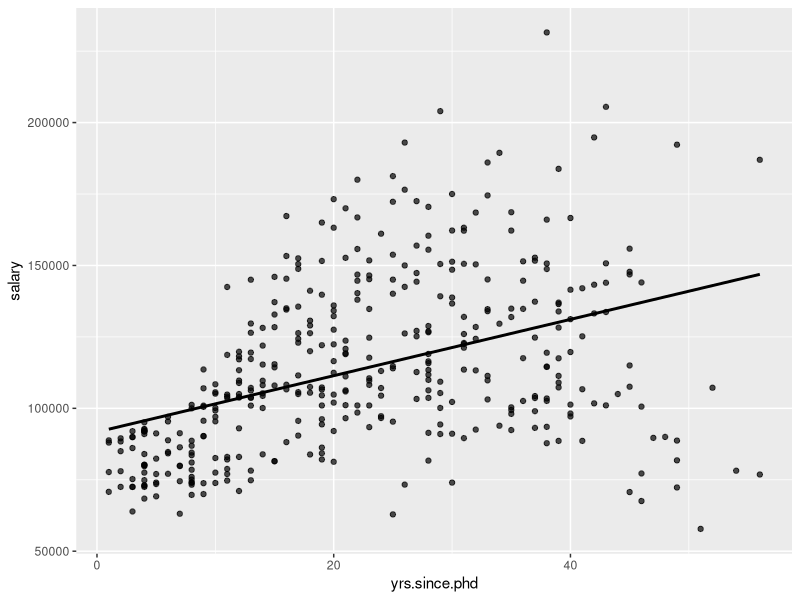
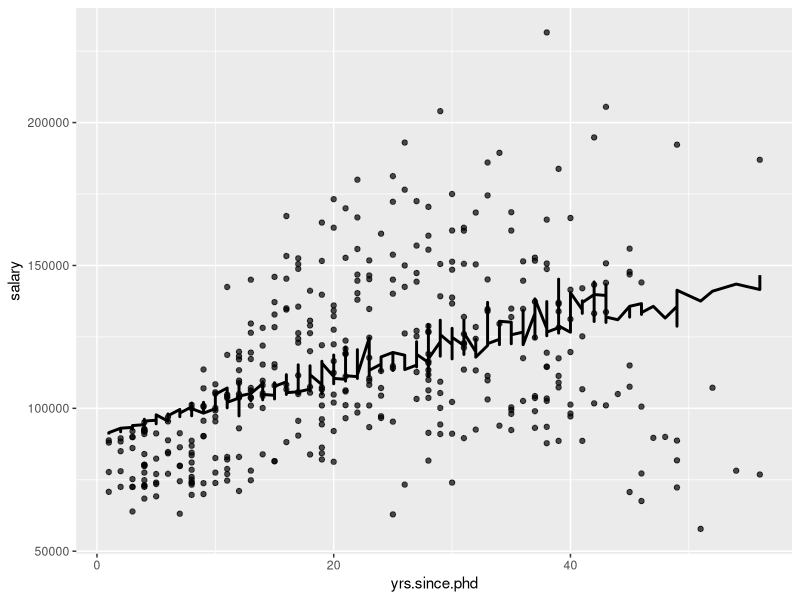
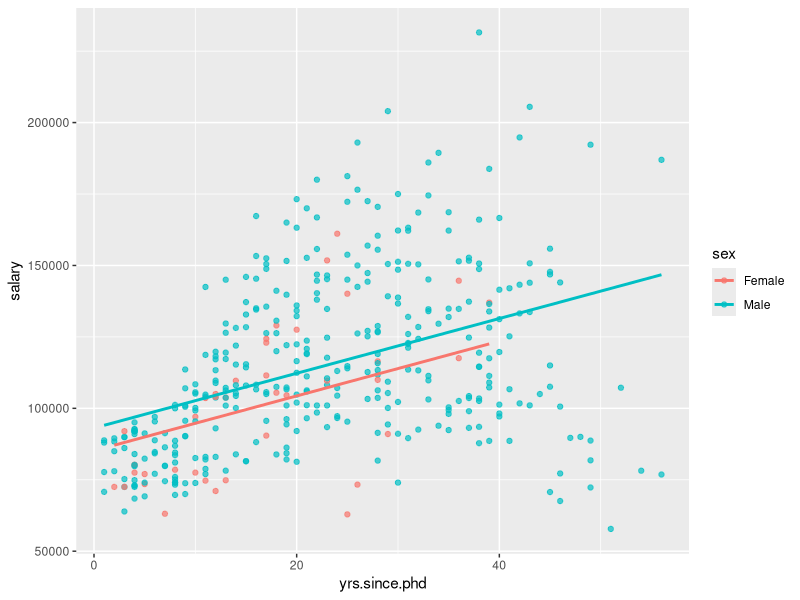
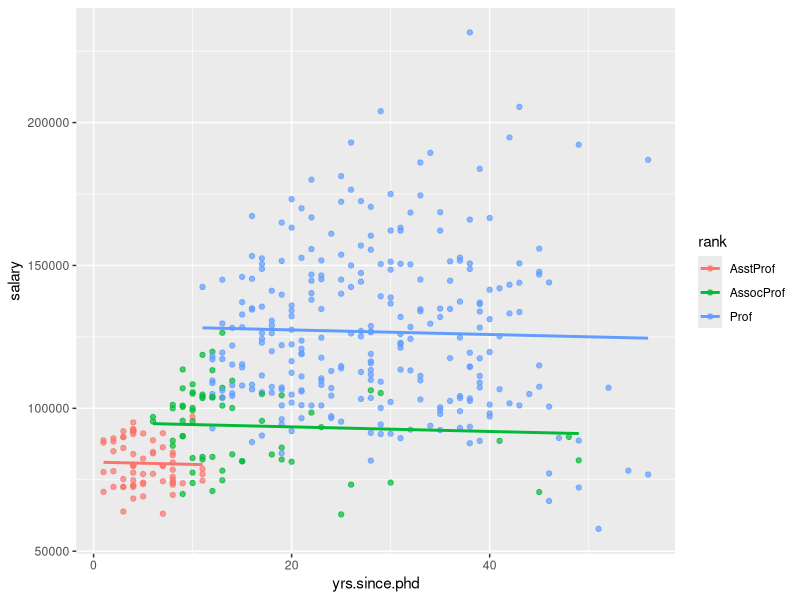

The R source for these figures, in order:

## loading libraries
library(data.table)
library(ggplot2)
library(car)

data(Salaries)
Salaries <- data.table(Salaries)


## bivariate 
biv_reg <- lm(salary ~ yrs.since.phd, data=Salaries)

Salaries[, predict_biv:= predict(biv_reg)]

ggplot(Salaries, aes(x=yrs.since.phd)) +
  geom_point(aes(y=salary), alpha=0.7) +
  geom_line(aes(y=predict_biv), size=1)

biv_service_reg <- lm(salary ~ yrs.service, data=Salaries)

## multivariate continuous
cont_reg <- lm(salary ~ yrs.since.phd + yrs.service, data=Salaries)

Salaries[, pred_cont:= predict(cont_reg)]

ggplot(Salaries, aes(x=yrs.since.phd)) +
  geom_point(aes(y=salary), alpha=0.7) +
  geom_line(aes(y=pred_cont), size=1)

## multivariate categorical, sex
cat_reg_1 <- lm(salary ~ yrs.since.phd + sex, data=Salaries)
Salaries[, pred_cat_1:= predict(cat_reg_1)]

ggplot(Salaries, aes(x=yrs.since.phd, color=sex)) +
  geom_point(aes(y=salary), alpha=0.7) +
  geom_line(aes(y=pred_cat_1), size=1)


cat_reg_2 <- lm(salary ~ yrs.since.phd + rank, data=Salaries)
Salaries[, pred_cat_2:= predict(cat_reg_2)]

ggplot(Salaries, aes(x=yrs.since.phd, color=rank)) +
  geom_point(aes(y=salary), alpha=0.7) +
  geom_line(aes(y=pred_cat_2), size=1)
